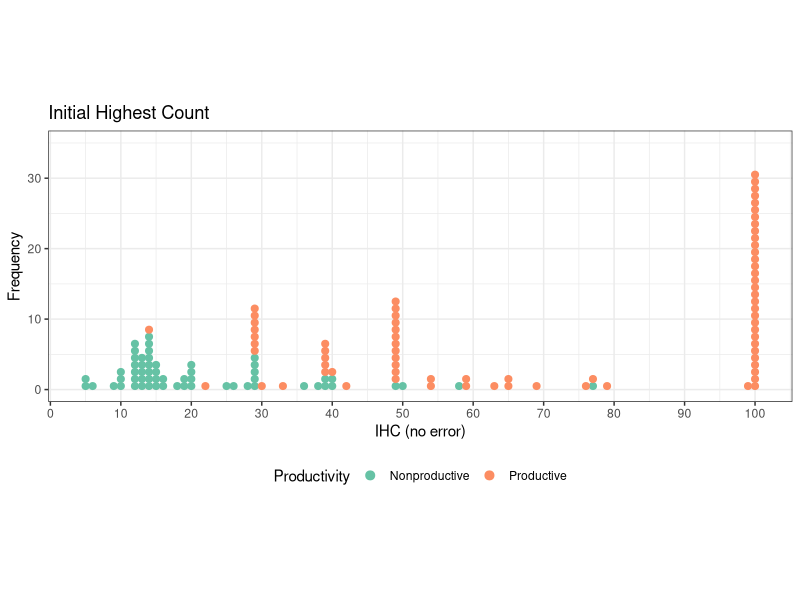
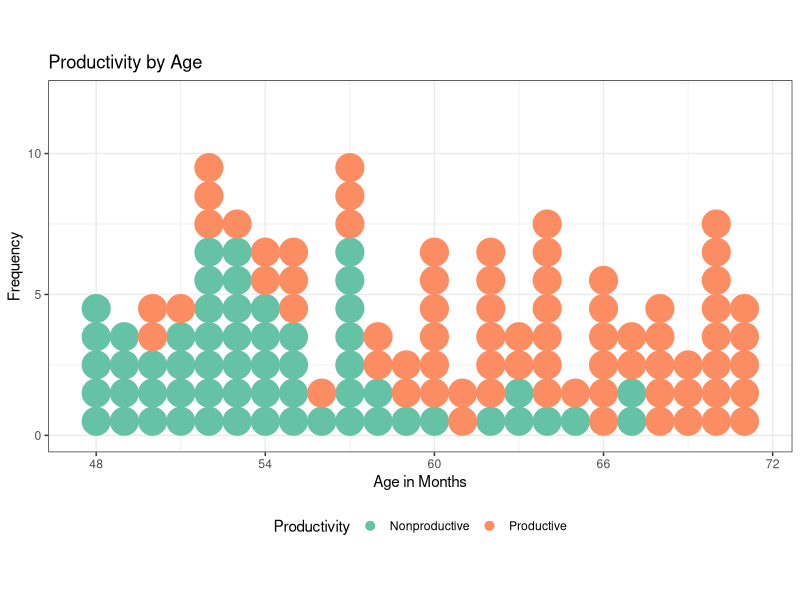
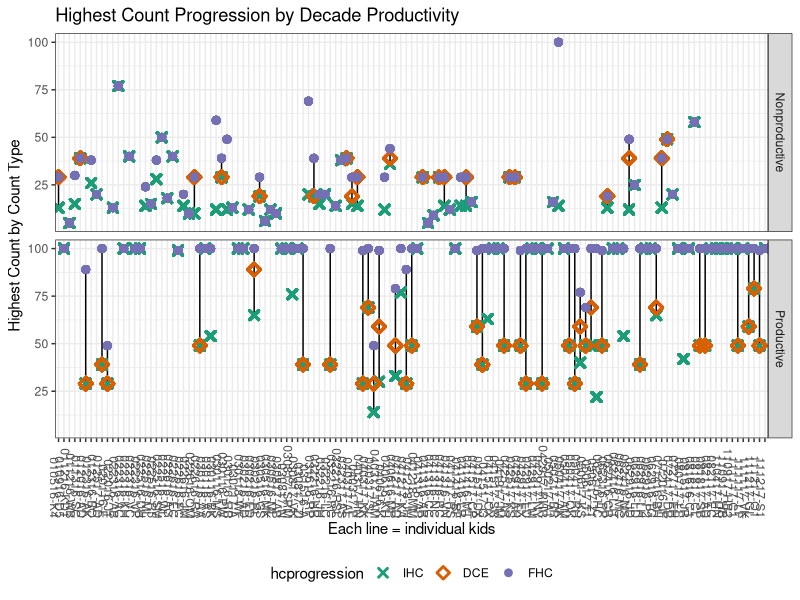
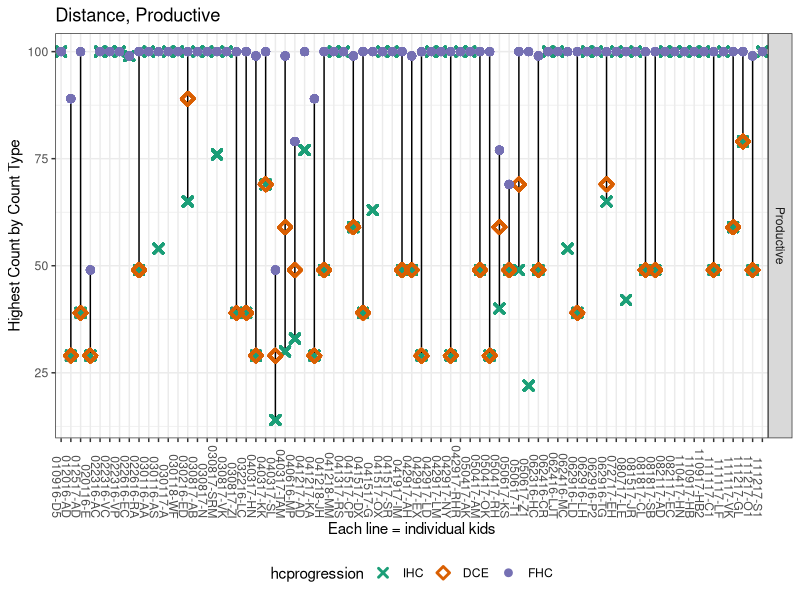
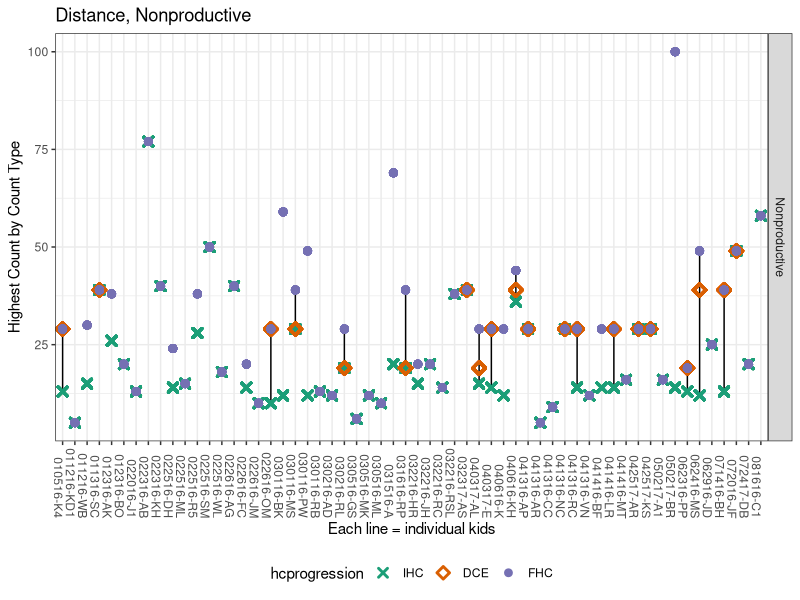

The R source for these figures, in order: (Note: this script raises an error after producing the figures.)
## ---- chunk 1
rm(list = ls())
require("knitr")
# opts_knit$set(root.dir = "~/Documents/Projects/recursion/") #this is specific to RMS, change accordinglyz
#opts_knit$set(root.dir = "~/Sites/jchu.github.io/recursion/")
opts_knit$set(root.dir = "/Users/MotherTao/Documents/junyidata/recursion")
library(tidyverse)
library(magrittr)
#library(langcog)
library(lme4)
library(stringr)
library(RColorBrewer)
library(ggthemes)
## ---- chunk 2
#original data
full.data <- read.csv('data/recursion_full.csv', na.strings=c(""," ","NA", "NA "))
## ---- chunk 3
full.data %>%
  dplyr::filter(ExclusionGroup != "include") %>%
  dplyr::distinct(LadlabID, .keep_all = TRUE) %>%
  dplyr::group_by(ExclusionGroup) %>%
  dplyr::summarize(countN = dplyr::n_distinct(LadlabID)) %>%
  kable()
## ---- chunk 4
full.data %<>%
  dplyr::filter(ExclusionGroup == "include")
## ---- chunk 5
#productivity, fhc, ihc coding from pc, jc, and rms
hc.data <- read.csv('data/HC-datawide-forcoding - hc.datawide.csv') %>%
  dplyr::select(LadlabID, prod_tomerge, ihc_tomerge, fhc_tomerge, dce)

full.data <- dplyr::right_join(full.data, hc.data, by = "LadlabID")

full.data %<>%
  dplyr::rename(Productivity = prod_tomerge, 
                IHC = ihc_tomerge, 
                FHC = fhc_tomerge, 
                DCE = dce)%>%
  dplyr::mutate(Productivity = factor(Productivity, levels = c("nonprod", "prod"), 
                               labels = c("Nonproductive", "Productive")), 
         IHC = ifelse(IHC > 100, 100, IHC),
         FHC = ifelse(FHC > 100, 100, FHC))
## ---- chunk 6
full.data %>%
  dplyr::group_by(AgeGroup) %>%
  dplyr::summarize(sumAge = n_distinct(LadlabID)) %>%
  kable()

full.data %>%
  dplyr::distinct(LadlabID, .keep_all = TRUE) %>%
  dplyr::summarize(minAge = min(Age),
            maxAge = max(Age),
            meanAge = mean(Age),
            sdAge = sd(Age)) %>%
  kable()
## ---- chunk 7
full.data %>%
  dplyr::distinct(LadlabID, Productivity)%>%
  dplyr::group_by(Productivity)%>%
  dplyr::summarise(n = n()) %>%
  kable()
## ---- chunk 8
full.data %>%
  dplyr::filter(TaskType == "productivity") %>%
  #droplevels()%>%
  dplyr::distinct(LadlabID, Response, Productivity) %>%
  dplyr::mutate(Response = factor(Response, levels = c("nonprod", "prod"), 
                           labels = c("Nonproductive", "Productive")))%>%
  dplyr::mutate(changed_classification = ifelse((is.na(Response) & Productivity == "Nonproductive"),
                                         "NA_toNonprod",
                                         ifelse((is.na(Response) & Productivity == "Productive"), 
                                                "NA_toProd", 
                                                ifelse((Response == "Nonproductive" & Productivity == "Productive"), 
                                                       "Nonprod_toProd", 
                                                       ifelse((Response == "Productive" & Productivity == "Nonproductive"),
                                                              "Prod_toNonprod", "no_change")))))%>%
  dplyr::group_by(changed_classification)%>%
  dplyr::summarise(n =n())
## ---- chunk 9
full.data %>%
  dplyr::distinct(LadlabID, IHC, FHC, DCE)%>%
  dplyr::summarise(mean_IHC = mean(IHC),
            sd_IHC = sd(IHC),
            mean_FHC = mean(FHC),
            sd_FHC = sd(FHC), 
            mean_DCE = mean(DCE, na.rm = TRUE), 
            sd_DCE = sd(DCE, na.rm = TRUE)) %>%
  kable()
## ---- chunk 10
full.data %>%
  dplyr::distinct(LadlabID, Productivity, FHC, IHC, DCE)%>%
  dplyr::group_by(Productivity)%>%
  dplyr::summarise(mean_IHC = mean(IHC),
            sd_IHC = sd(IHC),
            mean_FHC = mean(FHC),
            sd_FHC = sd(FHC), 
            mean_DCE = mean(DCE, na.rm = TRUE), 
            sd_DCE = sd(DCE, na.rm = TRUE)) %>%
  kable()
## ---- chunk 11
unique.hc.data <- full.data %>%
  dplyr::distinct(LadlabID, Gender, Age, AgeGroup, HCReceivedSupport, IHC, DCE, FHC, Productivity)

ggplot(unique.hc.data, aes(x=IHC, color=Productivity)) + 
  geom_dotplot(aes(fill = Productivity),
    binwidth=1, stackgroups=TRUE, binpositions="all",method="dotdensity") +
  scale_color_brewer(palette="Set2") + 
  scale_fill_brewer(palette="Set2") +
  coord_fixed(ratio=1) +
  scale_y_continuous(breaks=seq(0,40,10), lim=c(0,35)) +
  scale_x_continuous(breaks=seq(0,100,by=10)) +
  labs(title="Initial Highest Count",  
       x="IHC (no error)", 
       y="Frequency") +
  theme_bw() + 
  theme(legend.position="bottom")

# hist(unique.hc.data$IHC)
## ---- chunk 12
unique.hc.data$AgeMonths = floor(unique.hc.data$Age*12)

ggplot(unique.hc.data, aes(x=AgeMonths, colour = Productivity)) + 
  geom_dotplot(aes(fill = Productivity),
               binwidth = 1,
               stackgroups=TRUE, binpositions="all") +
  coord_fixed(ratio=1) +
  scale_y_continuous(breaks=seq(0,10,5), lim=c(0,12)) +
  scale_x_continuous(breaks=seq(48,72,by=6)) +
  scale_color_brewer(palette="Set2") + 
  scale_fill_brewer(palette="Set2") +
  labs(title="Productivity by Age", 
       x="Age in Months", 
       y="Frequency") +
  theme_bw() + 
  theme(legend.position="bottom")
## ---- chunk 13
hc.dev.data <- full.data %>%
  dplyr::select(LadlabID, Age, Productivity, IHC, DCE, FHC) %>%
  gather(hcprogression, hc, IHC:FHC)%>%
  mutate(hcprogression = factor(hcprogression, levels = c("IHC", "DCE", "FHC")))

#all kids together
ggplot(hc.dev.data, aes(x = LadlabID, y = hc)) + 
  facet_grid(rows = vars(Productivity)) +
  geom_line() + 
  geom_point(aes(shape = hcprogression, colour = hcprogression), 
             size = 2, stroke = 1.5) +
  scale_color_brewer(palette="Dark2") +
  scale_shape_manual(values = c(4,5,20)) +
  labs(title="Highest Count Progression by Decade Productivity",
       x = "Each line = individual kids",
       y="Highest Count by Count Type") +
  theme_bw() + 
  theme(legend.position="bottom", 
        axis.text.x = element_text(angle = 270, hjust = 1))

#for easier viewing, just going to break this up into individual plots
#productive
ggplot(subset(hc.dev.data, Productivity == "Productive"), aes(x = LadlabID, y = hc)) + 
  facet_grid(rows = vars(Productivity)) +
  geom_line() + 
  geom_point(aes(shape = hcprogression, colour = hcprogression), 
             size = 2, stroke = 1.5) +
  scale_color_brewer(palette="Dark2") +
  scale_shape_manual(values = c(4,5,20)) +
  labs(title="Highest Count Progression by Decade Productivity",
       x = "Each line = individual kids",
       y="Highest Count by Count Type") +
  theme_bw() + 
  theme(legend.position="bottom", 
        axis.text.x = element_text(angle = 270, hjust = 1)) + 
  labs(title = "Distance, Productive")

#nonproductive
ggplot(subset(hc.dev.data, Productivity == "Nonproductive"), aes(x = LadlabID, y = hc)) + 
  facet_grid(rows = vars(Productivity)) +
  geom_line() + 
  geom_point(aes(shape = hcprogression, colour = hcprogression), 
             size = 2, stroke = 1.5) +
  scale_color_brewer(palette="Dark2") +
  scale_shape_manual(values = c(4,5,20)) +
  labs(title="Highest Count Progression by Decade Productivity",
       x = "Each line = individual kids",
       y="Highest Count by Count Type") +
  theme_bw() + 
  theme(legend.position="bottom", 
        axis.text.x = element_text(angle = 270, hjust = 1)) + 
  labs(title = "Distance, Nonproductive")
## ---- chunk 14
full.data %>%
  filter(TaskItem == "times") %>%
  filter(Productivity == "Productive") %>%
  distinct(LadlabID, HCReceivedSupport, TaskItem, Response) %>%
  mutate(Response = as.numeric(levels(Response)[Response])) %>%
  group_by(HCReceivedSupport) %>%
  summarize(mean = mean(Response, na.rm=TRUE),
            sd = sd(Response, na.rm=TRUE),
            min = min(Response, na.rm=TRUE),
            max = max(Response, na.rm=TRUE),
            count=n())
# assume 0 = NA
# error in supported.times coding, should only count to 90
# but one kid got prompted with 100 and 110 and times should be 0
## ---- chunk 15
wcn.data <- full.data %>%
   filter(Task == "WCN")

wcn.data %<>%
  mutate(Response_num = as.numeric(as.character(Response)), 
         TaskItem_num = as.numeric(as.character(TaskItem)), 
         Accuracy_check = ifelse(Response_num == (TaskItem_num + 1), 1, 0), 
         Accuracy_valid = ifelse(Accuracy == Accuracy_check, TRUE, FALSE))

validate <- function(){
  validation <- wcn.data %>%
  filter(Accuracy_valid == FALSE)
  if(length(validation$LadlabID) > 0) {
    print("WARNING: CHECK CODING")
  } else {
    print("All coding correct")
  }
}

validate()
## ---- chunk 16
# PC ask: do we need this?

# wcn.test <- wcn.data %>%
#  mutate(Response_num = as.numeric(as.character(Response)), 
#         TaskItem_num = as.numeric(as.character(TaskItem)), 
#         Response_check = ifelse(Response == Response_num, TRUE, FALSE), 
#         TaskItem_check = ifelse(TaskItem == TaskItem_num, TRUE, FALSE))%>%
#  filter(Response_check == FALSE | TaskItem_check == FALSE)
## ---- chunk 17
wcn.wide <- full.data %>%
  filter(ExclusionGroup == "include") %>%
  filter(Task == "WCN") %>%
  filter(TaskType != "practice") %>%
  filter(TaskItem != 3) %>% # a trial on 3 for momentum that doesn't exist for immediate
  droplevels()%>%
  dplyr::select(LadlabID, Age, AgeGroup, TaskType, TaskItem, Accuracy, Productivity) %>%
  spread(TaskType, Accuracy)

# data check: there shouldn't be any kids who got 1 for immediate but 0 for momentum or 1 for immediate and 1 for momentum (less of a problem)
##pulling out these kids below
wcn.check <- full.data %>%
  filter(Task == "WCN", 
         TaskType == "momentum" | TaskType == "immediate")%>%
  dplyr::select(LadlabID, Age, AgeGroup, TaskType, TaskItem, Accuracy) %>%
  spread(TaskType, Accuracy)%>%
  mutate(issue_immediate1Momentum0 = ifelse(immediate == 1 & momentum == 0, TRUE, FALSE), 
         issue_immediate1Momentum1 = ifelse(immediate == 1 & momentum == 1, TRUE, FALSE))%>%
  filter(issue_immediate1Momentum0 == TRUE | 
           issue_immediate1Momentum1 == TRUE)
#7 kids with this issue - exclude??
#PC: I think we can keep them but we should check the coding sheet. Can keep because presumaly they shouldn't be tested on momentum if they got immeidate right.

# how many kids show improved performance
xtabs(~immediate + momentum, data = wcn.wide, na.action = na.pass, exclude = NULL)
# answer: 191 / 1048 trials = ~ 18%
## ---- chunk 18
wcn.wide %>%
  group_by(LadlabID) %>%
  summarize(avg.wcn = mean(immediate, na.rm=TRUE),
            sd.wcn = sd(immediate, na.rm=TRUE)) %>%
  summarize(avg = mean(avg.wcn),
            sd = sd(sd.wcn))

wcn.wide %>%
  group_by(LadlabID, Productivity) %>%
  summarize(avg.wcn = mean(immediate, na.rm=TRUE),
            sd.wcn = sd(immediate, na.rm=TRUE)) %>%
  group_by(Productivity) %>%
  summarize(avg = mean(avg.wcn),
            sd = sd(sd.wcn))
## ---- chunk 19
wcn.wide %>%
  group_by(LadlabID, Productivity) %>%
  summarize(avg.wcn = mean(immediate, na.rm=TRUE),
            sd.wcn = sd(immediate, na.rm=TRUE)) %>%
  ggplot(aes(x = Productivity, y = avg.wcn, fill=factor(Productivity))) +
  stat_summary(fun.y = mean, position = position_dodge(width = .95), 
                      geom="bar", alpha = .5, colour = "black") +
  stat_summary(fun.data = mean_se, geom="errorbar", 
               position = position_dodge(width=0.90), width = 0.2)+
  scale_fill_discrete(name = "Decade Productivity") +
  ylab("Proportion Correct") + 
  xlab('') + 
  theme_bw() + 
  theme(legend.position = "none") +
  ggtitle("Overall proportion correct on the What Comes Next Task") +
  theme(text = element_text(size = 12)) +
  ylim(0, 1.0) +
  geom_violin(alpha = .1)
## ---- chunk 20
#first, get initial highest count for each kiddo
#Make a lookup table with SID and initial highest count
lookup <- full.data %>%
  distinct(LadlabID, IHC)

wcn.wide %<>%
  mutate(TaskItem = as.numeric(as.character(TaskItem)))

#This is a function that, for each trial, checks the number queried. If number queried is above the child's initial highest count, marks that trial as beyond count range.
determine_count_range <- function(df) {
  tmp <- df
  for (row in 1:nrow(tmp)) {
    sub = as.character(tmp[row, "LadlabID"])
    count_range = as.numeric(as.character(subset(lookup, LadlabID == sub)$IHC))
    tmp[row, "IHC"] = as.numeric(as.character(count_range))
    if (tmp[row, "TaskItem"] > count_range) {
      tmp[row, "WithinOutsideIHC"] = "outside"
    } else {
      tmp[row, "WithinOutsideIHC"] = "within"
    }
  }
  return(tmp)
}

#Run for wcn
wcn.wide <- determine_count_range(wcn.wide)
## ---- chunk 21
wcn.wide %>%
  group_by(WithinOutsideIHC) %>%
  summarize(mean = mean(immediate, na.rm = TRUE), 
            sd = sd(immediate, na.rm = TRUE))
## ---- chunk 22
wcn.wide %>%
  group_by(Productivity, WithinOutsideIHC) %>%
  summarize(mean = mean(immediate, na.rm = TRUE), 
            sd = sd(immediate, na.rm = TRUE))
## ---- chunk 23
wcn.wide %>%
  group_by(Productivity, WithinOutsideIHC) %>%
  summarize(mean = mean(immediate, na.rm = TRUE), 
            sd = sd(immediate, na.rm = TRUE)) %>%
  ggplot(aes(x=Productivity, y=mean, fill=WithinOutsideIHC)) +
  stat_summary(fun.y = mean, position = position_dodge(width = .95), 
                      geom="bar", alpha = .5, colour = "black") +
  stat_summary(fun.data = mean_se, geom="errorbar", 
               position = position_dodge(width=0.90), width = 0.2) +
  scale_fill_discrete(name = "Within vs. Beyond IHC") +
  scale_y_continuous(lim=c(0,1)) +
  labs(title="Within vs. Beyond WCN by Productivity", 
       y="Proportion Correct", 
       fill="Item type") +
  theme_bw() +
  theme(text = element_text(size = 12))
## ---- chunk 24
wcn.wide %>%
 dplyr:: select(-momentum)%>%
  group_by(Productivity, WithinOutsideIHC)%>%
  summarise(n = n())
## ---- chunk 25
unique.nn <- as.vector(unique(wcn.wide$LadlabID))
#get the task items from wcn
nextnums <- as.vector(unique(wcn.wide$TaskItem))

##Okay so it looks like there are 16 participants who did not pass both practice trials for WCN. I may need to hardcode their Highest contiguous, but to be continued
x <- full.data %>%
  filter(Task == "WCN" &
           (TaskItem == 1 | TaskItem == 5))%>%
  group_by(LadlabID)%>%
  summarise(sum = sum(Accuracy))%>%
  filter(sum != 2)

#just hardcoding kids because it's easier than going back to the full data frame
#These kids got 1 right, 5 wrong: 
one.corr <- as.vector(c("012316-BO", "022616-JM", "030216-ED", 
              "030817-ZI", "031516-A", "032216-JH", 
              "032216-RC", "040317-AL", "040317-SL", 
              "041316-AR", "041316-NC", "041316-VN", 
              "062416-MC"))

five.corr <- as.vector("050617-Z1")

zero.corr <- as.vector(c("030216-AD", "040616-K"))
#this is a function that pulls out the largest number for which a participant had a correct consecutive
get_contiguous <- function(){
  contig <- data.frame()
  for (sub in unique.nn) {
    tmp <- wcn.wide %>%
      dplyr::select(LadlabID, Age, AgeGroup, TaskItem, immediate)%>%
      filter(LadlabID == sub, 
             immediate == 0)%>%
      mutate(TaskItem = sort(TaskItem))
    if (length(tmp$LadlabID) == 0) {
      highest_contig = 86
      sub_contig <- data.frame(sub, highest_contig)
      contig <- bind_rows(contig, sub_contig)
    } else if (length(tmp$TaskItem) > 0 & min(tmp$TaskItem) == 23) {
      if(sub %in% one.corr){
        highest_contig = 1
        sub_contig <- data.frame(sub, highest_contig)
        contig <- bind_rows(contig, sub_contig)
      } else if(sub %in% five.corr | sub %in% zero.corr){
        highest_contig = 0
        sub_contig <- data.frame(sub, highest_contig)
        contig <- bind_rows(contig, sub_contig)
      } else {
        highest_contig = 5
        sub_contig <- data.frame(sub, highest_contig)
        contig <- bind_rows(contig, sub_contig)
      }
    } else {
      min.nn <- min(tmp$TaskItem)
      prev_correct <- nextnums[nextnums < min.nn]
      highest_contig <- max(prev_correct)
    
      sub_contig <- data.frame(sub,
                             highest_contig)
      contig <- bind_rows(contig, sub_contig)
    }
  }
  return(contig)
}

highest_contiguous_nn <- get_contiguous()%>%
  dplyr::rename(LadlabID = sub)%>%
  distinct(LadlabID, highest_contig)%>%
  rename(Highest_Contig_NN = highest_contig)

## ---- chunk 26
full.data %>%
  right_join(highest_contiguous_nn) %>%
  distinct(LadlabID, Highest_Contig_NN, Productivity) %>%
  ggplot(aes(x=Highest_Contig_NN, color=Productivity)) + 
  geom_dotplot(aes(fill = Productivity),
    binwidth=1, stackgroups=TRUE, binpositions="all",method="dotdensity") +
  scale_color_brewer(palette="Set2") + 
  scale_fill_brewer(palette="Set2") +
  coord_fixed(ratio=1) +
  scale_y_continuous(breaks=seq(0,50,10), lim=c(0,50)) +
  #scale_x_continuous(breaks=seq(0,100,by=10)) +
  scale_x_continuous(breaks = c(0, 1, 5, 23, 29, 37, 40, 62, 70, 86),
                     labels=c("0", "1", "5", "23", "29", "37", "40", "62", "70", "86")) +
  labs(title="Highest Contiguous Next Number by Decade Productivity",  
       x="Highest Contiguous Next Number", 
       y="Frequency") +
  theme_bw() + 
  theme(legend.position="bottom")

## ---- chunk 27
wcn.prac.chk <- full.data %>%
  filter(LadlabID == "012316-BO" |LadlabID == "022616-JM"|LadlabID == "030216-ED"|
           LadlabID == "030817-ZI"|LadlabID == "031516-A"|LadlabID == "032216-JH"|
           LadlabID == "032216-RC"|LadlabID == "040317-AL"|LadlabID == "040317-SL"|
           LadlabID == "041316-AR"|LadlabID == "041316-NC"|LadlabID == "041316-VN"| 
           LadlabID == "062416-MC"|LadlabID == "050617-Z1" |LadlabID == "030216-AD"|
           LadlabID == "040616-K") %>%
  select(LadlabID, Age, AudioRecorded,Task, TaskType, TaskItem,Response, Accuracy, Productivity) %>%
  filter(Task == "WCN")

wcn.prac.chk %>%
  distinct(LadlabID, Productivity) %>%
  group_by(Productivity) %>%
  summarize(count=n())

wcn.prac.chk %>%
  distinct(LadlabID, AudioRecorded) %>%
  group_by(AudioRecorded) %>%
  summarize(count=n()) # 2 kids no audio

# who has audio?
wcn.prac.chk %>%
  distinct(LadlabID, AudioRecorded) %>%
  filter(AudioRecorded == "yes")

# PC checked audio for the following kids. cannot find a few where audiorecorded = yes. 
# Outcome: some clear include cases. but also a few where kids only passed momentum for "five", immeidate 5 not asked for #a second time. 
# I'm more inclined to include kids who passed 1outof2 prac trials bc that suggests kid #understood task?

# 1  022616-JM           yes
# 2  030216-AD           yes - fail both; exclude
# 3  030216-ED           yes - pass second time on immediate 5; include
# 4  030817-ZI           yes - pass both on first try; include
# 5   031516-A           yes
# 6  032216-JH           yes - pass 1 immediate & 5 momentum; include?
# 7  040317-AL           yes - pass second time on 5 immediate; include
# 8  040317-SL           yes - pass second time on 5 immediate; include
# 9   040616-K           yes - pass second time on 1 immediate, 5 momentum, and 3 immediate; include?
# 10 041316-AR           yes 
# 11 041316-NC           yes - pass 1 immediate, fail on 5 momentum; include?
# 12 041316-VN           yes
# 13 050617-Z1           yes
# 14 062416-MC           yes - pass second time on 5 immediate; include

## ---- chunk 28
full.data %>%
  dplyr::distinct(LadlabID, Category)%>%
  dplyr::group_by(Category)%>%
  dplyr::summarise(n = n())

full.data %>%
  dplyr::distinct(LadlabID, SuccessorKnower, Productivity)%>%
  dplyr::group_by(SuccessorKnower, Productivity)%>%
  dplyr::summarise(n = n()) %>%
  spread(Productivity, n)

full.data %>%
  dplyr::distinct(LadlabID, EndlessKnower, Productivity)%>%
  dplyr::group_by(EndlessKnower, Productivity)%>%
  dplyr::summarise(n = n()) %>%
  spread(Productivity, n)

## ---- chunk 29
#model base
model.df <- full.data %>%
  dplyr::select(LadlabID, Age, AgeGroup, Gender, Task, Response, SuccessorKnower, EndlessKnower, 
                IHC, FHC, DCE, Productivity)
## ---- chunk 30
# lookup <- full.data %>%
#   filter(Task == "WCN", 
#          Accuracy == 1)%>%
#   group_by(LadlabID)%>%
#   summarise(max = max(as.numeric(as.character(TaskItem)))) 
# 
# 
# #Add highest NN to model df
# add_highest_num <- function() {
#   tmp <- model.df
#   for (row in 1:nrow(tmp)) {
#     sub = as.character(tmp[row, "LadlabID"])
#     highest_num = subset(lookup, LadlabID == sub)$max
#     tmp[row, "Highest_NN"] = highest_num
#   }
#   return(tmp)
# }
# 
# #run this function on model df
# model.df <- add_highest_num()
## ---- chunk 31
model.df <- right_join(model.df, highest_contiguous_nn, by = "LadlabID")

# hc.datawide <- right_join(hc.datawide, highest_contiguous_nn, by = "LadlabID")

# hc.datawide %>%
#   dplyr::select(LadlabID, Age, AgeGroup, productivity, max, 
#     HCReceivedSupport, ihc, dce, sup.noerror) %>%
#   group_by(productivity) %>%
#   summarize(median = median(max, na.rm=TRUE),
#             count = n())
# #median is 86 for all groups
## ---- chunk 32
# lookup <- wcn.wide %>%
#   group_by(LadlabID)%>%
#   summarise(mean.NN = mean(immediate, na.rm = TRUE))
## ---- chunk 33
#each participant only needs one row here, because we only need to know whether they are a Successor Knower or Endless Knower
distinct_model.df <- model.df %>%
  distinct(LadlabID, Age, AgeGroup, Gender, SuccessorKnower, EndlessKnower, 
           IHC, Highest_Contig_NN, FHC, DCE, Productivity)%>%
  mutate(SuccessorKnower = factor(SuccessorKnower, levels = c(0,1)), 
         EndlessKnower = factor(EndlessKnower, levels = c(0,1)))%>%
  mutate(IHC = as.integer(IHC), 
         Highest_Contig_NN = as.integer(Highest_Contig_NN), 
         LadlabID = factor(LadlabID))

# #add mean_nn to model df
# distinct_model.df <- right_join(distinct_model.df, lookup, by = "LadlabID")

###MODEL BUILDING AND COMPARISONS###
#base model for successor knower
base.successor <- glmer(SuccessorKnower ~ Age + (1|LadlabID), family = "binomial", 
                    data = distinct_model.df)

##IHC model##
model.ihc.successor <- glmer(SuccessorKnower ~ IHC + Age + (1|LadlabID), family = "binomial", 
                   data = distinct_model.df)
#convergence warnings, is this an issue?
with(model.ihc.successor@optinfo$derivs,max(abs(solve(Hessian,gradient)))<2e-3)#True, so we're okay

#compare
anova(base.successor, model.ihc.successor, test = 'LRT') #IHC not significant

##Highest NN Model##
model.nn.successor <- glmer(SuccessorKnower ~ Highest_Contig_NN + Age + (1|LadlabID), family = "binomial", 
                   data = distinct_model.df)

#compare
anova(base.successor, model.nn.successor, test = 'LRT')#highest contiguous NN not significant

##Productivity model##
model.prod.successor <- glmer(SuccessorKnower ~ Productivity + Age + (1|LadlabID), family = "binomial",
                   data = distinct_model.df)

#compare
anova(base.successor, model.prod.successor, test = 'LRT')#Productivity trending
## ---- chunk 34
base.endless <- glmer(EndlessKnower ~ Age + (1|LadlabID), family = "binomial", 
                      data = distinct_model.df)

###IHC MODEL###
model.ihc.endless <- glmer(EndlessKnower ~ IHC + Age + (1|LadlabID), family = "binomial", 
                        data = distinct_model.df)
#convergence warnings, is this an issue?
with(model.ihc.endless@optinfo$derivs,max(abs(solve(Hessian,gradient)))<2e-3)#true, so we're okay

#compare
anova(base.endless, model.ihc.endless, test = 'LRT') #IHC significant


###HIGHEST CONTIG NN MODEL###
model.nn.endless <- glmer(EndlessKnower ~ Highest_Contig_NN + Age + (1|LadlabID), family = "binomial", 
                        data = distinct_model.df) 
#convergence warnings, is this an issue?
with(model.nn.endless@optinfo$derivs,max(abs(solve(Hessian,gradient)))<2e-3)#True, model converging

anova(model.nn.endless, base.endless, test = 'LRT')#Highest contig NN significant

###PRODUCTIVITY MODEL###
model.prod.endless <- glmer(EndlessKnower ~ Productivity + Age + (1|LadlabID), family = "binomial", 
                            data = distinct_model.df)

#compare
anova(model.prod.endless, base.endless, test = 'LRT')#Prod significant

# #okay with about mean NN
# model2.endless <- glmer(EndlessKnower ~ mean.NN + Age + (1|LadlabID), family = "binomial", 
#                         data = distinct_model.df)
# anova(model2.endless, base.endless, test = 'LRT')#mean NN significant
## ---- chunk 35
large.endless.base <- glmer(EndlessKnower ~ IHC + Age + (1|LadlabID), 
                            family = "binomial", data = distinct_model.df)
#convergence warnings, is this an issue?
with(large.endless.base@optinfo$derivs,max(abs(solve(Hessian,gradient)))<2e-3)#True, we're okay

##add highest contig
large.endless.nn <- glmer(EndlessKnower ~ Highest_Contig_NN + IHC + (1|LadlabID), 
                          family = "binomial", data = distinct_model.df)

#compare
anova(large.endless.base, large.endless.nn, test = 'LRT')#Apparently ns?

##add productivity
large.endless.prod <- glmer(EndlessKnower ~ Productivity + IHC + (1|LadlabID), 
                          family = "binomial", data = distinct_model.df)
#convergence warnings, is this an issue?
with(large.endless.prod@optinfo$derivs,max(abs(solve(Hessian,gradient)))<2e-3)#True, we're okay

#compare 
anova(large.endless.base, large.endless.prod, test = 'LRT')#Productivity is significant

## ---- chunk 36
subset_distinct_model.df <- filter(distinct_model.df, Highest_Contig_NN>1)

###MODEL BUILDING AND COMPARISONS###
#base model for successor knower
subset_base.successor <- glmer(SuccessorKnower ~ Age + (1|LadlabID), family = "binomial", 
                    data = subset_distinct_model.df)

##IHC model##
subset_model.ihc.successor <- glmer(SuccessorKnower ~ IHC + Age + (1|LadlabID), family = "binomial", 
                   data = subset_distinct_model.df)
#convergence warnings, is this an issue?
with(subset_model.ihc.successor@optinfo$derivs,max(abs(solve(Hessian,gradient)))<2e-3)#True, so we're okay

#compare
anova(subset_base.successor, subset_model.ihc.successor, test = 'LRT') #IHC not significant

##Highest NN Model##
subset_model.nn.successor <- glmer(SuccessorKnower ~ Highest_Contig_NN + Age + (1|LadlabID), family =
"binomial", data = subset_distinct_model.df)
#convergence warnings, is this an issue?
with(subset_model.nn.successor@optinfo$derivs,max(abs(solve(Hessian,gradient)))<2e-3)#True, so we're okay

#compare
anova(subset_base.successor, subset_model.nn.successor, test = 'LRT')#highest contiguous NN not significant

##Productivity model##
subset_model.prod.successor <- glmer(SuccessorKnower ~ Productivity + Age + (1|LadlabID), family = "binomial", 
                   data = subset_distinct_model.df)

#compare
anova(subset_base.successor, subset_model.prod.successor, test = 'LRT')#Productivity trending
## ---- chunk 37
subset_base.endless <- glmer(EndlessKnower ~ Age + (1|LadlabID), family = "binomial", 
                      data = subset_distinct_model.df)

###IHC MODEL###
subset_model.ihc.endless <- glmer(EndlessKnower ~ IHC + Age + (1|LadlabID), family = "binomial", 
                        data = subset_distinct_model.df)

#convergence warnings, is this an issue?
with(subset_model.ihc.endless@optinfo$derivs,max(abs(solve(Hessian,gradient)))<2e-3)#true, so we're okay

#compare
anova(subset_base.endless, subset_model.ihc.endless, test = 'LRT') #IHC significant


###HIGHEST CONTIG NN MODEL###
subset_model.nn.endless <- glmer(EndlessKnower ~ Highest_Contig_NN + Age + (1|LadlabID), family = "binomial", 
                        data = subset_distinct_model.df) 

#convergence warnings, is this an issue?
with(subset_model.nn.endless@optinfo$derivs,max(abs(solve(Hessian,gradient)))<2e-3)#True, model converging

anova(subset_model.nn.endless, subset_base.endless, test = 'LRT')#Highest contig NN significant

###PRODUCTIVITY MODEL###
subset_model.prod.endless <- glmer(EndlessKnower ~ Productivity + Age + (1|LadlabID), family = "binomial", 
                            data = subset_distinct_model.df)

#compare
anova(subset_model.prod.endless, subset_base.endless, test = 'LRT')#Prod significant
## ---- chunk 38
subset_large.endless.base <- glmer(EndlessKnower ~ IHC + Age + (1|LadlabID), 
                            family = "binomial", data = subset_distinct_model.df)
#convergence warnings, is this an issue?
with(subset_large.endless.base@optinfo$derivs,max(abs(solve(Hessian,gradient)))<2e-3)#True, we're okay

##add highest contig
subset_large.endless.nn <- glmer(EndlessKnower ~ Highest_Contig_NN + IHC + (1|LadlabID), 
                          family = "binomial", data = subset_distinct_model.df)

#compare
anova(subset_large.endless.base, subset_large.endless.nn, test = 'LRT')#Apparently ns?

##add productivity
subset_large.endless.prod <- glmer(EndlessKnower ~ Productivity + IHC + (1|LadlabID), 
                          family = "binomial", data = subset_distinct_model.df)
#convergence warnings, is this an issue?
with(subset_large.endless.prod@optinfo$derivs,max(abs(solve(Hessian,gradient)))<2e-3)#True, we're okay

#compare 
anova(subset_large.endless.base, subset_large.endless.prod, test = 'LRT')#Productivity ns?

